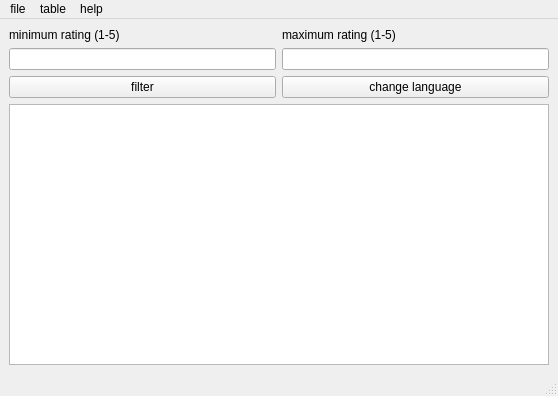
<?xml version="1.0" encoding="UTF-8"?>
<ui version="4.0">
 <class>MainWindow</class>
 <widget class="QMainWindow" name="MainWindow">
  <property name="geometry">
   <rect>
    <x>0</x>
    <y>0</y>
    <width>558</width>
    <height>396</height>
   </rect>
  </property>
  <property name="windowTitle">
   <string>MainWindow</string>
  </property>
  <widget class="QWidget" name="centralwidget">
   <layout class="QGridLayout" name="gridLayout">
    <item row="1" column="1">
     <widget class="QLineEdit" name="lineEdit_2"/>
    </item>
    <item row="0" column="0">
     <widget class="QLabel" name="label">
      <property name="text">
       <string>minimum rating (1-5)</string>
      </property>
     </widget>
    </item>
    <item row="3" column="1">
     <widget class="QPushButton" name="pushButton">
      <property name="text">
       <string>change language</string>
      </property>
     </widget>
    </item>
    <item row="4" column="0" colspan="2">
     <widget class="QTableWidget" name="tableWidget"/>
    </item>
    <item row="1" column="0">
     <widget class="QLineEdit" name="lineEdit"/>
    </item>
    <item row="3" column="0">
     <widget class="QPushButton" name="pushButton_2">
      <property name="text">
       <string>filter</string>
      </property>
     </widget>
    </item>
    <item row="0" column="1">
     <widget class="QLabel" name="label_2">
      <property name="text">
       <string>maximum rating (1-5)</string>
      </property>
     </widget>
    </item>
   </layout>
  </widget>
  <widget class="QMenuBar" name="menubar">
   <property name="geometry">
    <rect>
     <x>0</x>
     <y>0</y>
     <width>558</width>
     <height>17</height>
    </rect>
   </property>
   <widget class="QMenu" name="menuhelp">
    <property name="title">
     <string>file</string>
    </property>
    <addaction name="actOpen"/>
    <addaction name="actSave"/>
    <addaction name="actSaveAs"/>
    <addaction name="separator"/>
   </widget>
   <widget class="QMenu" name="menutable">
    <property name="title">
     <string>table</string>
    </property>
    <addaction name="add_column"/>
    <addaction name="add_row"/>
   </widget>
   <widget class="QMenu" name="menuhelp_2">
    <property name="title">
     <string>help</string>
    </property>
    <addaction name="actionabout"/>
   </widget>
   <addaction name="menuhelp"/>
   <addaction name="menutable"/>
   <addaction name="menuhelp_2"/>
  </widget>
  <widget class="QStatusBar" name="statusBar"/>
  <action name="actOpen">
   <property name="text">
    <string>open</string>
   </property>
  </action>
  <action name="add_column">
   <property name="text">
    <string>add column</string>
   </property>
  </action>
  <action name="add_row">
   <property name="text">
    <string>add row</string>
   </property>
  </action>
  <action name="actSave">
   <property name="text">
    <string>save</string>
   </property>
  </action>
  <action name="actSaveAs">
   <property name="text">
    <string>save as</string>
   </property>
  </action>
  <action name="actOpen_2">
   <property name="text">
    <string>exit</string>
   </property>
  </action>
  <action name="actionabout">
   <property name="text">
    <string>about</string>
   </property>
  </action>
 </widget>
 <resources/>
 <connections/>
</ui>
